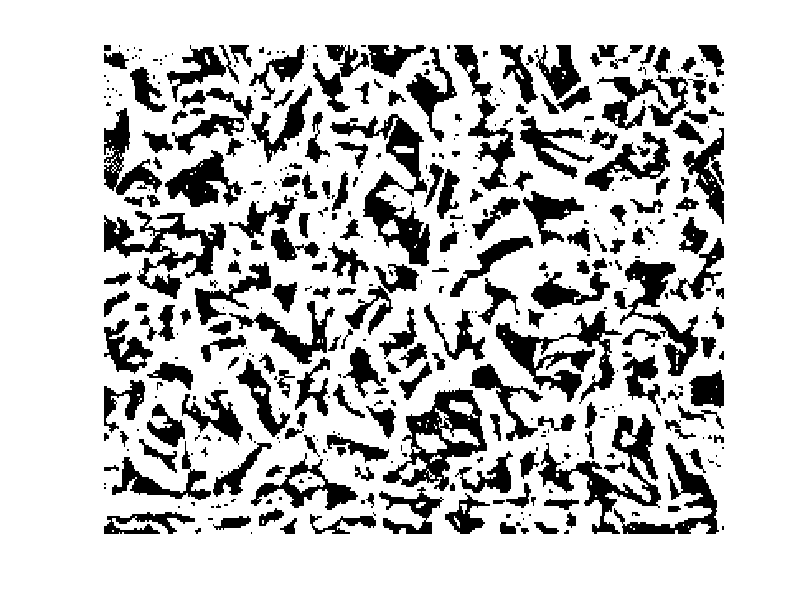

MATLAB code to generate this figure: (Note: this script raises an error after producing the figure.)
clear all;close all;clc;

load('real_SEM_images.mat');
w = w1;
w(w1==1) = 0;
w(w1==0) = 1;
W1 = w;

w = w2;
w(w2==1) = 0;
w(w2==0) = 1;
W2 = w;

w = w3;
w(w3==1) = 0;
w(w3==0) = 1;
W3 = w;

figure;
image(w,'CDataMapping','scaled');
colormap('gray');
grid off;
set(gca,'visible','off');

% % n_X = min([size(W1,2),size(W2,2),size(W3,2)]);
% % W_X = [W1(:,1:n_X)' W2(:,1:n_X)' W3(:,1:n_X)'];
% % n_Y = min([size(W1,1),size(W2,1),size(W3,1)]);
% % W_Y = [W1(1:n_Y,:) W2(1:n_Y,:) W3(1:n_Y,:)];

n_X = size(W3,2);
W_X = [W3(:,1:n_X)'];
n_Y = size(W3,1);
W_Y = [W3(1:n_Y,:)];


% Vomlume_Frac = 1-mean([sum(sum(W1)),sum(sum(W2)),sum(sum(W3))])/n_Y/n_X;

for i = 1:size(W_X(:,2))
v


W_X_total(:,i) = WW_SEM_ACF_Y;
end
W_X_ACF_average = mean(W_X_total,2);
figure
plot(0:length(WW_SEM_ACF_Y)-1,WW_SEM_ACF_Y);




% axis([0 300 -0.2 1 ]);
% xlabel('Vertical direction/Pixel');
% ylabel('Autocorrelation function');

[WW_SEM_ACF_X,a] = corrPairs(W_X);
figure
plot(0:length(WW_SEM_ACF_X)-1,WW_SEM_ACF_X);

